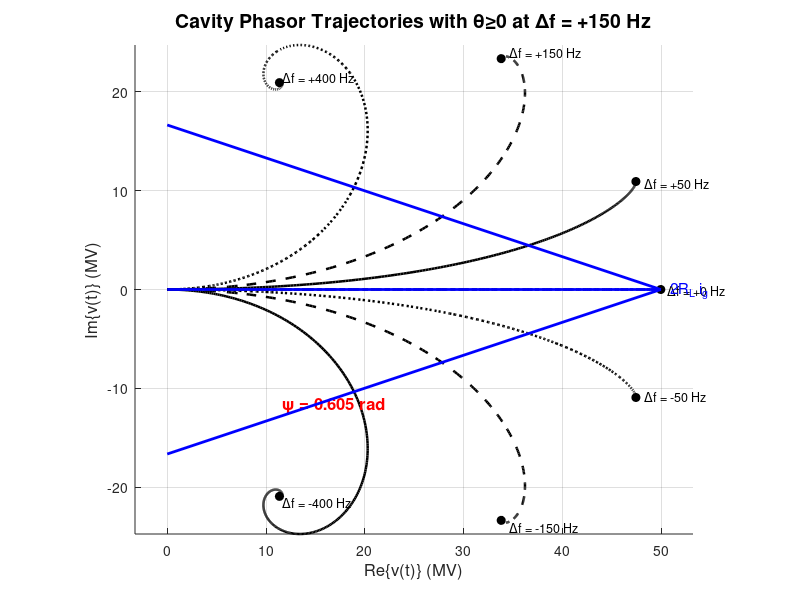

Write the MATLAB code that produced this figure.
%% Phasor Trajectories with θ ≥ 0 for Δf = +150 Hz
clear; clc; close all;

% Cavity and Generator Parameters 
f_half   = 217;                      % Hz (half-bandwidth)
omega_h  = 2*pi*f_half;              % rad/s
C        = 0.235e-12;                % F
Rl       = 1 / (2 * omega_h * C);    

ig_mag   = 16e-3;                    % A
ig_phase = 0;                        % align with real axis
ig       = ig_mag * exp(1i * ig_phase);

% Detuning and Styles 
detune_list = [-400, -150, -50, 0, 50, 150, 400];  % Hz
styles      = {'-','--',':','-.','-','--',':'};

% Time Span and ODE Options 
t_end = 5 / omega_h;
opts  = odeset('RelTol',1e-8,'AbsTol',1e-10);

% Figure Setup 
figure('Position',[200 200 720 600]);
hold on; grid on; axis equal;
xlabel('Re\{v(t)\} (MV)', 'FontSize',12);
ylabel('Im\{v(t)\} (MV)', 'FontSize',12);
title('Cavity Phasor Trajectories with θ≥0 at Δf = +150 Hz', 'FontSize',14);

% Loop Over Detunings 
for k = 1:numel(detune_list)
    df      = detune_list(k);
    Delta_w = 2*pi*df;
    
    % Use PDF sign convention: dv/dt + jΔω v + ω_h v = ...
    A   = omega_h - 1i * Delta_w;
    rhs = @(t,v) -A*v + 2*Rl*omega_h * ig;

    % Integrate
    [~, Y] = ode45(@(t,y)[real(rhs(t,y(1)+1i*y(2))); ...
                          imag(rhs(t,y(1)+1i*y(2)))], ...
                  [0 t_end], [0;0], opts);
    v_t  = Y(:,1) + 1i*Y(:,2);
    Pv_t = v_t * 1e-6;  % MV

    % Steady-state phasor
    K     = (2*Rl) / (1 + 1i * (Delta_w / omega_h));
    v_ss  = K * ig;
    Pv_ss = v_ss * 1e-6;

    % Plot trajectory and endpoint
    plot(real(Pv_t), imag(Pv_t), 'k', 'LineStyle', styles{k}, 'LineWidth',1.8);
    plot(real(Pv_ss), imag(Pv_ss), 'ko', 'MarkerFaceColor','k');
    text(real(Pv_t(end))*1.02, imag(Pv_t(end))*1.02, ...
         sprintf('\\Deltaf = %+d Hz', df), 'Color','k','FontSize',9);

    % Angle for +150 Hz, made positive
    if df == 150
        ang_rad = abs(atan2(imag(Pv_ss), real(Pv_ss)));  % absolute value
        fprintf('→ Positive angle for Δf = +150 Hz: θ = %.4f rad\n', ang_rad);
        text(real(Pv_ss)*0.5, imag(Pv_ss)*0.5, ...
             sprintf('\\psi = %.3f rad', ang_rad), ...
             'Color','r','FontSize',12,'FontWeight','bold', ...
             'HorizontalAlignment','center');
    end
end

% Reference Generator Phasor 
Pg = 2 * Rl * ig * 1e-6;
quiver(0, 0, real(Pg), imag(Pg), 0, 'b', 'LineWidth',2, 'MaxHeadSize',0.6);
text(real(Pg)*1.02, imag(Pg)*1.02, '2R_L i_g', 'Color','b','FontSize',11);

hold off;
